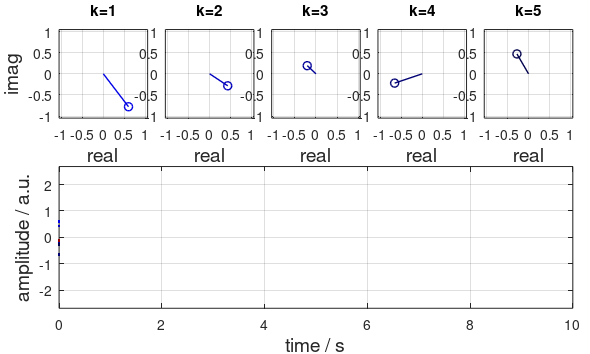
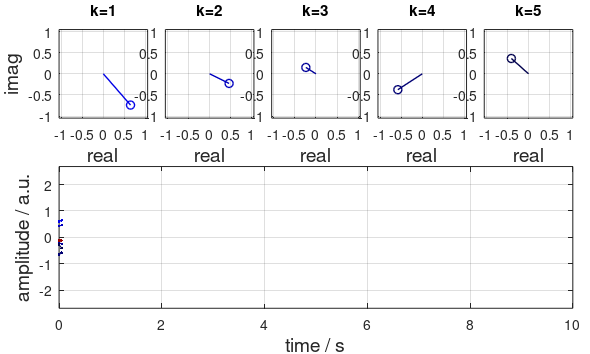
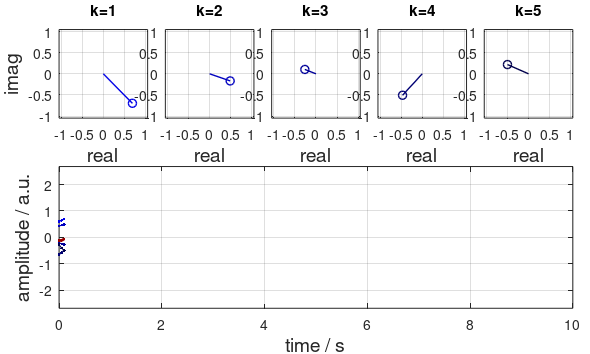
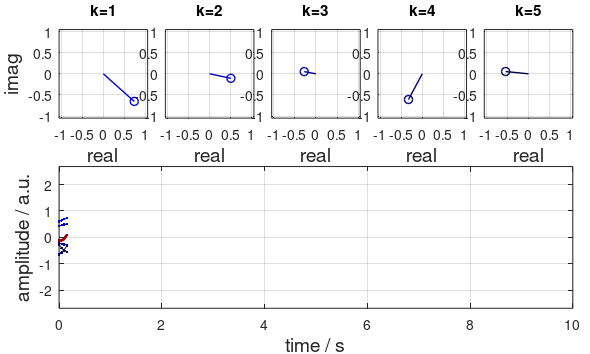

Source code (MATLAB) for these figures, in order:
% script lecture_01_explain_some_signal
% This script generates a nice movie to explain how the sum of complex
% exponentials leads to some time signal

close all

% parameters
f_fundamental = 0.2;
nr_components = 5;

fs = 20;

T = 1/f_fundamental*2; % overall duration / s

% colors for plotting
cols = [0 0 .9; 0 0 .75; 0 0 .6; 0 0 .45; 0 0 .3; .6 0 0];
delta = .03;

% we want to have <nr_components> small plots where the phasors are rotating and a
% long plot which shows the single signals (sinusoids) and the sum of all.

f = (1:nr_components).'*f_fundamental;  % frequency vector
t = 0:1/fs:T-1/fs;

% now we pre-generate an empty matrix
sig_real = zeros(nr_components, length(t));
sig_imag = sig_real;

% let's fill the matrices with a sinusoid per line with random phase
for kk = 1:nr_components
   delta_t = randn(1);
   delta_amp = rand(1);
   sig_real(kk,:) = delta_amp*cos(2*pi*f(kk)*(t + delta_t));
   sig_imag(kk,:) = delta_amp*sin(2*pi*f(kk)*(t + delta_t));
end

sum_real = sum(sig_real,1);

%plotting
%prepare_figure();
fig = figure
set(gcf,'paperunits','centimeters','Paperposition',[0 0 15 9], 'Color', 'white')
set(gca,'Fontsize',14,'visible','off')

axes('Position',[.1 2/3 .15 1/4])
ht1 = plot(sig_real(1,1),sig_imag(1,1),'o','Color',cols(1,:),'Linewidth',1);
hl1 = line([0 sig_real(1,1)],[0 sig_imag(1,1)],'Linewidth',1,'Color',cols(1,:))
xlim([-1.05 1.05])
ylim([-1.05 1.05])
title('k=1')
xlabel('real','Fontsize',14)
ylabel('imag','Fontsize',14)
grid on

axes('Position',[.25+delta 2/3 .15 1/4])
ht2 = plot(sig_real(2,1),sig_imag(2,1),'o','Color',cols(2,:),'Linewidth',1);
hl2 = line([0 sig_real(2,1)],[0 sig_imag(2,1)],'Linewidth',1,'Color',cols(2,:))
xlim([-1.05 1.05])
ylim([-1.05 1.05])
title('k=2')
xlabel('real','Fontsize',14)
%ylabel('imag')
grid on

axes('Position',[.4+2*delta 2/3 .15 1/4])
ht3 = plot(sig_real(3,1),sig_imag(3,1),'o','Color',cols(3,:),'Linewidth',1);
hl3 = line([0 sig_real(3,1)],[0 sig_imag(3,1)],'Linewidth',1,'Color',cols(3,:))
xlim([-1.05 1.05])
ylim([-1.05 1.05])
title('k=3')
xlabel('real','Fontsize',14)
grid on%ylabel('imag')

axes('Position',[.55+3*delta 2/3 .15 1/4])
ht4 = plot(sig_real(4,1),sig_imag(4,1),'o','Color',cols(4,:),'Linewidth',1);
hl4 = line([0 sig_real(4,1)],[0 sig_imag(4,1)],'Linewidth',1,'Color',cols(4,:))
xlim([-1.05 1.05])
ylim([-1.05 1.05])
title('k=4')
xlabel('real','Fontsize',14)
%ylabel('imag')
grid on

axes('Position',[.7+4*delta 2/3 .15 1/4])
ht5 = plot(sig_real(5,1),sig_imag(5,1),'o','Color',cols(5,:),'Linewidth',1);
hl5 = line([0 sig_real(5,1)],[0 sig_imag(5,1)],'Linewidth',1,'Color',cols(5,:))
xlim([-1.05 1.05])
ylim([-1.05 1.05])
title('k=5')
xlabel('real','Fontsize',14)
%ylabel('imag')
grid on

axes('Position',[.1 .13 .6+4*delta+.15 .4])
hs = plot(t(1:1),sum_real(1:1),'Color',cols(6,:),'Linewidth',2)
hold on
hc1 = plot(t(1:1),sig_real(1,1),'Color',cols(1,:))
hc2 = plot(t(1:1),sig_real(2,1),'Color',cols(2,:))
hc3 = plot(t(1:1),sig_real(3,1),'Color',cols(3,:))
hc4 = plot(t(1:1),sig_real(4,1),'Color',cols(4,:))
hc5 = plot(t(1:1),sig_real(5,1),'Color',cols(5,:))
xlim([0 T])
ylim([-1.1*max(abs(sum_real)) 1.1*max(abs(sum_real))])
xlabel('time / s','Fontsize',14)
ylabel('amplitude / a.u.','Fontsize',14)
grid on

%filename = '../pics/lecture_01-movie-some_signal/lecture_01-some_signal-frame1.pdf';
%save2pdf_and_crop(filename);
filename = '../pics/lecture_01-movie-some_signal/lecture_01-some_signal-frame0001.png';
saveas(gcf, filename, 'png')


% GIF
%filename_gif = ['../pics/lecture_01-movie-some_signal/lecture_01-some_signal.gif'];
%drawnow
%frame = getframe(fig);
%im{1} = frame2im(frame);

% % AVI-ing
% v = VideoWriter('pics/lecture_01-movie-some_signal/lecture_01_some_signal.avi','22051 - sum of complex exponentials');
% v.Quality = 95;


% now the loop that updates the graph
for k=2:length(t)
   set(ht1,'XData',sig_real(1,k),'YData',sig_imag(1,k));
   set(hl1,'XData',[0 sig_real(1,k)],'YData',[0 sig_imag(1,k)])

   set(ht2,'XData',sig_real(2,k),'YData',sig_imag(2,k));
   set(hl2,'XData',[0 sig_real(2,k)],'YData',[0 sig_imag(2,k)])

   set(ht3,'XData',sig_real(3,k),'YData',sig_imag(3,k));
   set(hl3,'XData',[0 sig_real(3,k)],'YData',[0 sig_imag(3,k)])

   set(ht4,'XData',sig_real(4,k),'YData',sig_imag(4,k));
   set(hl4,'XData',[0 sig_real(4,k)],'YData',[0 sig_imag(4,k)])

   set(ht5,'XData',sig_real(5,k),'YData',sig_imag(5,k));
   set(hl5,'XData',[0 sig_real(5,k)],'YData',[0 sig_imag(5,k)])

   set(hs,'XData',t(1:k),'YData',sum_real(1:k));
   set(hc1,'XData',t(1:k),'YData',sig_real(1,1:k));
   set(hc2,'XData',t(1:k),'YData',sig_real(2,1:k));
   set(hc3,'XData',t(1:k),'YData',sig_real(3,1:k));
   set(hc4,'XData',t(1:k),'YData',sig_real(4,1:k));
   set(hc5,'XData',t(1:k),'YData',sig_real(5,1:k));

   drawnow;


   % PDF ANIMATION

   %filename = ['../pics/lecture_01-movie-some_signal/lecture_01-some_signal-frame' ...
   %             num2str(k) '.pdf'];
   %save2pdf_and_crop(filename);
   % --------------------------------% AVI-ing

    filename = ['../pics/lecture_01-movie-some_signal/lecture_01-some_signal-frame' ...
                num2str(k,'%04.0f') '.png'];
    saveas(gcf, filename, 'png')


   % aviframe = getframe(gcf);
   % writeVideo(v,aviframe)


   % GIF
   %frame = getframe(fig);
   %im{k}= frame2im(frame);
   % -------------------------------

end


%close(v)



return

% GIF-ing
for idx = 1:length(t)
    [A, map] = rgb2ind(im{idx},256);
    if idx == 1
        imwrite(A, map, filename_gif, "gif", "LoopCount", Inf, "DelayTime", 1);
    else
        imwrite(A, map, filename_gif, "gif", "Writemode", "append", "Delaytime",.02);
    end
end



